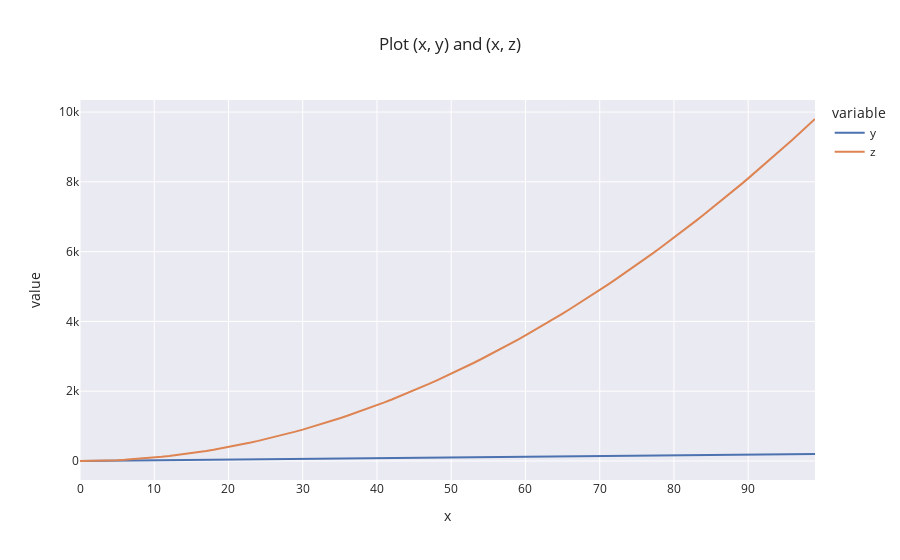

Notebook cell for this chart:
### Markdown cell above
#### Plot (x, y) and (x, z).
There are 2 ways of doing this. Do in both ways.

**Hint**: Check out the nrows, ncols and index arguments of subplots. 

Also, play around with the linewidth and style. Use the ones you're most happy with.

### Code cell
# Method 1
#the two plots in the same figure.
colnames = ['x', 'y', 'z']
df=pd.DataFrame({'x': x, 'y': y, 'z': z},columns=colnames)


px.line(df, x='x', y=['y','z'],title='Plot (x, y) and (x, z)',template='seaborn')

### Figure 1 — Plotly figure (JSON) as saved in the notebook; plotly's stock layout.template omitted (floating-point values rounded to 4 significant figures)
{"data": [{"hovertemplate": "variable=y<br>x=%{x}<br>value=%{y}<extra></extra>", "legendgroup": "y", "line": {"color": "rgb(76,114,176)", "dash": "solid"}, "mode": "lines", "name": "y", "orientation": "v", "showlegend": true, "type": "scatter", "x": [0, 1, 2, 3, 4, 5, 6, 7, 8, 9, 10, 11, 12, 13, 14, 15, 16, 17, 18, 19, 20, 21, 22, 23, 24, 25, 26, 27, 28, 29, 30, 31, 32, 33, 34, 35, 36, 37, 38, 39, 40, 41, 42, 43, 44, 45, 46, 47, 48, 49, 50, 51, 52, 53, 54, 55, 56, 57, 58, 59, 60, 61, 62, 63, 64, 65, 66, 67, 68, 69, 70, 71, 72, 73, 74, 75, 76, 77, 78, 79, 80, 81, 82, 83, 84, 85, 86, 87, 88, 89, 90, 91, 92, 93, 94, 95, 96, 97, 98, 99], "xaxis": "x", "y": [0, 2, 4, 6, 8, 10, 12, 14, 16, 18, 20, 22, 24, 26, 28, 30, 32, 34, 36, 38, 40, 42, 44, 46, 48, 50, 52, 54, 56, 58, 60, 62, 64, 66, 68, 70, 72, 74, 76, 78, 80, 82, 84, 86, 88, 90, 92, 94, 96, 98, 100, 102, 104, 106, 108, 110, 112, 114, 116, 118, 120, 122, 124, 126, 128, 130, 132, 134, 136, 138, 140, 142, 144, 146, 148, 150, 152, 154, 156, 158, 160, 162, 164, 166, 168, 170, 172, 174, 176, 178, 180, 182, 184, 186, 188, 190, 192, 194, 196, 198], "yaxis": "y"}, {"hovertemplate": "variable=z<br>x=%{x}<br>value=%{y}<extra></extra>", "legendgroup": "z", "line": {"color": "rgb(221,132,82)", "dash": "solid"}, "mode": "lines", "name": "z", "orientation": "v", "showlegend": true, "type": "scatter", "x": [0, 1, 2, 3, 4, 5, 6, 7, 8, 9, 10, 11, 12, 13, 14, 15, 16, 17, 18, 19, 20, 21, 22, 23, 24, 25, 26, 27, 28, 29, 30, 31, 32, 33, 34, 35, 36, 37, 38, 39, 40, 41, 42, 43, 44, 45, 46, 47, 48, 49, 50, 51, 52, 53, 54, 55, 56, 57, 58, 59, 60, 61, 62, 63, 64, 65, 66, 67, 68, 69, 70, 71, 72, 73, 74, 75, 76, 77, 78, 79, 80, 81, 82, 83, 84, 85, 86, 87, 88, 89, 90, 91, 92, 93, 94, 95, 96, 97, 98, 99], "xaxis": "x", "y": [0, 1, 4, 9, 16, 25, 36, 49, 64, 81, 100, 121, 144, 169, 196, 225, 256, 289, 324, 361, 400, 441, 484, 529, 576, 625, 676, 729, 784, 841, 900, 961, 1024, 1089, 1156, 1225, 1296, 1369, 1444, 1521, 1600, 1681, 1764, 1849, 1936, 2025, 2116, 2209, 2304, 2401, 2500, 2601, 2704, 2809, 2916, 3025, 3136, 3249, 3364, 3481, 3600, 3721, 3844, 3969, 4096, 4225, 4356, 4489, 4624, 4761, 4900, 5041, 5184, 5329, 5476, 5625, 5776, 5929, 6084, 6241, 6400, 6561, 6724, 6889, 7056, 7225, 7396, 7569, 7744, 7921, 8100, 8281, 8464, 8649, 8836, 9025, 9216, 9409, 9604, 9801], "yaxis": "y"}], "layout": {"autosize": true, "legend": {"title": {"text": "variable"}, "tracegroupgap": 0}, "title": {"text": "Plot (x, y) and (x, z)"}, "xaxis": {"anchor": "y", "autorange": true, "domain": [0, 1], "range": [0, 99], "title": {"text": "x"}, "type": "linear"}, "yaxis": {"anchor": "x", "autorange": true, "domain": [0, 1], "range": [-544.5, 10350.0], "title": {"text": "value"}, "type": "linear"}}}
